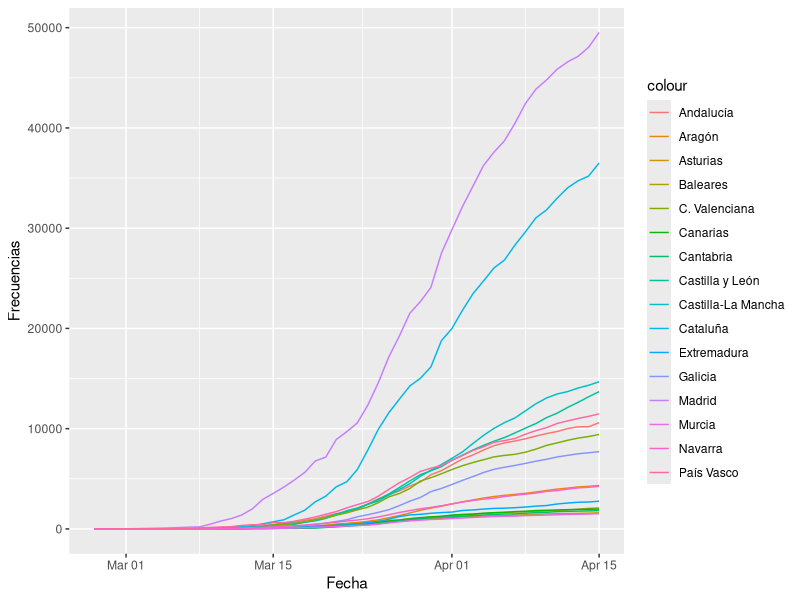
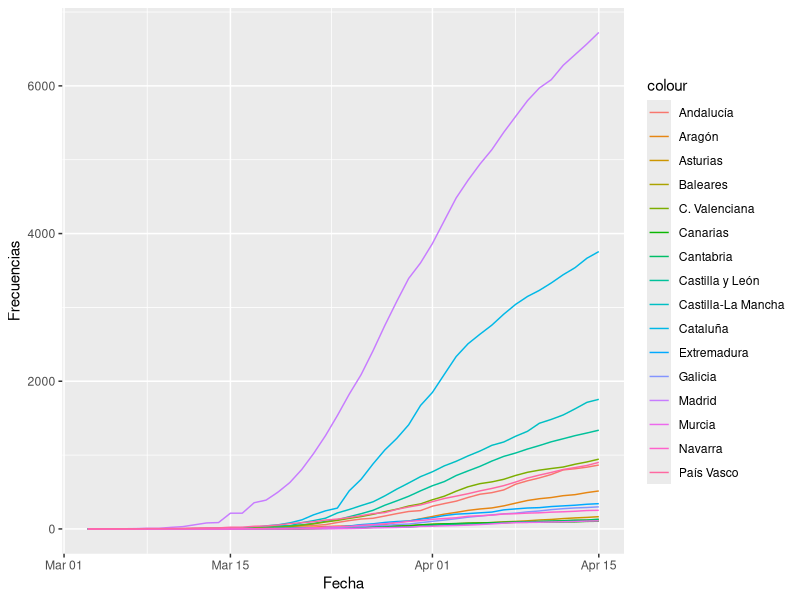
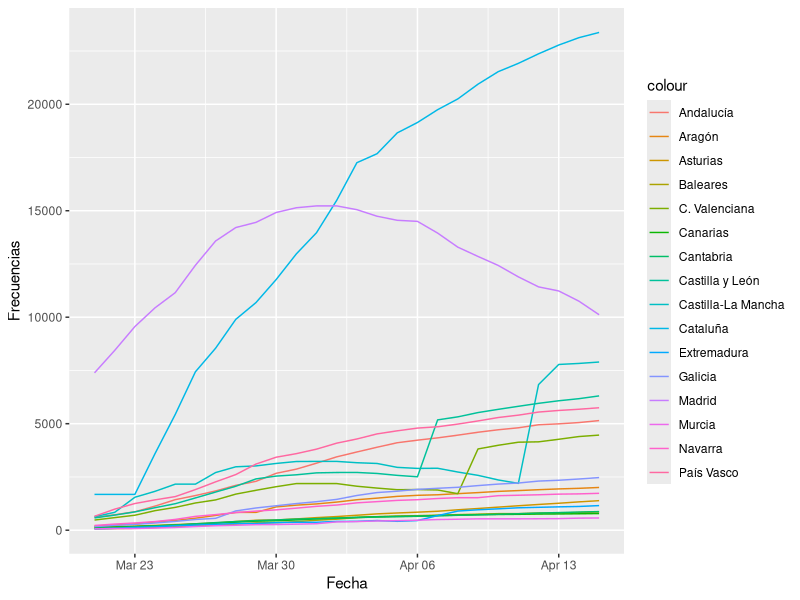

Reproduce these figures in R, in order.
## ---- chunk 1
knitr::opts_chunk$set(echo = TRUE)
library(tidyverse) # versión 1.3.2
library(magrittr) # versión 2.0.3
library(lubridate) # versión 1.8.0
library(knitr) # versión 1.39
## ---- chunk 2
data <- read.csv("data/DatosCCAA.csv")
data$fecha %<>% ymd()

data %<>%
  select(fecha, CCAA, total, tipo) %>%
  pivot_wider(names_from = CCAA, values_from = total)

data = data[data$tipo == "casos", ]

data %>%
  kable()
## ---- chunk 3
x = data$fecha
ggplot(data, aes(x)) +
  geom_line(aes(y = Andalucía, colour = "Andalucía")) +
  geom_line(aes(y = Aragón, colour = "Aragón")) +
  geom_line(aes(y = Asturias, colour = "Asturias")) +
  geom_line(aes(y = Baleares, colour = "Baleares")) +
  geom_line(aes(y = Canarias, colour = "Canarias")) +
  geom_line(aes(y = Cantabria, colour = "Cantabria")) +
  geom_line(aes(y = `Castilla-La Mancha`, colour = "Castilla-La Mancha")) +
  geom_line(aes(y = `Castilla y León`, colour = "Castilla y León")) +
  geom_line(aes(y = Cataluña, colour = "Cataluña")) +
  geom_line(aes(y = `C. Valenciana`, colour = "C. Valenciana")) +
  geom_line(aes(y = Extremadura, colour = "Extremadura")) +
  geom_line(aes(y = Galicia, colour = "Galicia")) +
  geom_line(aes(y = Madrid, colour = "Madrid")) +
  geom_line(aes(y = Murcia, colour = "Murcia")) +
  geom_line(aes(y = Navarra, colour = "Navarra")) +
  geom_line(aes(y = `País Vasco`, colour = "País Vasco")) +
  xlab("Fecha") + ylab("Frecuencias")
## ---- chunk 4
data <- read.csv("data/DatosCCAA.csv")
data$fecha %<>% ymd()

data %<>%
  select(fecha, CCAA, total, tipo) %>%
  pivot_wider(names_from = CCAA, values_from = total)

data = data[data$tipo == "fallecidos", ]

data %>%
  kable()
## ---- chunk 5
x = data$fecha
ggplot(data, aes(x)) +
  geom_line(aes(y = Andalucía, colour = "Andalucía")) +
  geom_line(aes(y = Aragón, colour = "Aragón")) +
  geom_line(aes(y = Asturias, colour = "Asturias")) +
  geom_line(aes(y = Baleares, colour = "Baleares")) +
  geom_line(aes(y = Canarias, colour = "Canarias")) +
  geom_line(aes(y = Cantabria, colour = "Cantabria")) +
  geom_line(aes(y = `Castilla-La Mancha`, colour = "Castilla-La Mancha")) +
  geom_line(aes(y = `Castilla y León`, colour = "Castilla y León")) +
  geom_line(aes(y = Cataluña, colour = "Cataluña")) +
  geom_line(aes(y = `C. Valenciana`, colour = "C. Valenciana")) +
  geom_line(aes(y = Extremadura, colour = "Extremadura")) +
  geom_line(aes(y = Galicia, colour = "Galicia")) +
  geom_line(aes(y = Madrid, colour = "Madrid")) +
  geom_line(aes(y = Murcia, colour = "Murcia")) +
  geom_line(aes(y = Navarra, colour = "Navarra")) +
  geom_line(aes(y = `País Vasco`, colour = "País Vasco")) +
  xlab("Fecha") + ylab("Frecuencias")
## ---- chunk 6
data <- read.csv("data/DatosCCAA.csv")
data$fecha %<>% ymd()

data %<>%
  select(fecha, CCAA, total, tipo) %>%
  pivot_wider(names_from = CCAA, values_from = total)

data = data[data$tipo == "hospitalizados", ]

data %>%
  kable()
## ---- chunk 7
x = data$fecha
ggplot(data, aes(x)) +
  geom_line(aes(y = Andalucía, colour = "Andalucía")) +
  geom_line(aes(y = Aragón, colour = "Aragón")) +
  geom_line(aes(y = Asturias, colour = "Asturias")) +
  geom_line(aes(y = Baleares, colour = "Baleares")) +
  geom_line(aes(y = Canarias, colour = "Canarias")) +
  geom_line(aes(y = Cantabria, colour = "Cantabria")) +
  geom_line(aes(y = `Castilla-La Mancha`, colour = "Castilla-La Mancha")) +
  geom_line(aes(y = `Castilla y León`, colour = "Castilla y León")) +
  geom_line(aes(y = Cataluña, colour = "Cataluña")) +
  geom_line(aes(y = `C. Valenciana`, colour = "C. Valenciana")) +
  geom_line(aes(y = Extremadura, colour = "Extremadura")) +
  geom_line(aes(y = Galicia, colour = "Galicia")) +
  geom_line(aes(y = Madrid, colour = "Madrid")) +
  geom_line(aes(y = Murcia, colour = "Murcia")) +
  geom_line(aes(y = Navarra, colour = "Navarra")) +
  geom_line(aes(y = `País Vasco`, colour = "País Vasco")) +
  xlab("Fecha") + ylab("Frecuencias")
